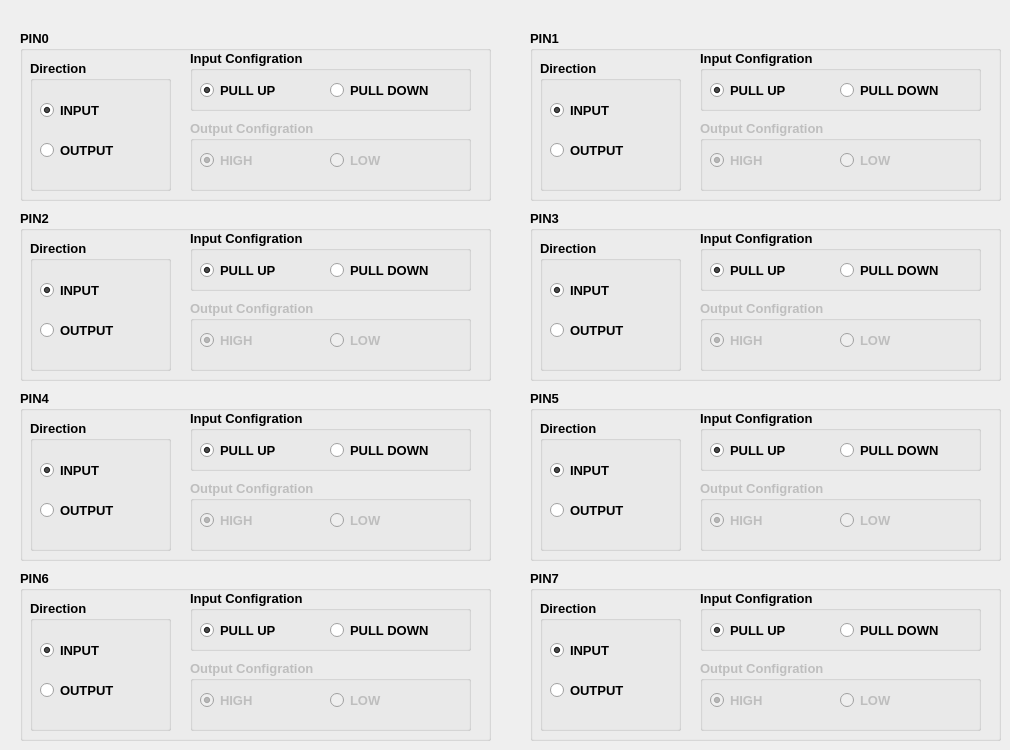
     <widget class="QWidget" name="portB_tab">
      <attribute name="title">
       <string>PORTB</string>
      </attribute>
      <widget class="QGroupBox" name="groupBox_113">
       <property name="geometry">
        <rect>
         <x>530</x>
         <y>210</y>
         <width>471</width>
         <height>171</height>
        </rect>
       </property>
       <property name="font">
        <font>
         <pointsize>10</pointsize>
         <weight>75</weight>
         <bold>true</bold>
        </font>
       </property>
       <property name="title">
        <string>PIN3</string>
       </property>
       <widget class="QGroupBox" name="groupBox_114">
        <property name="geometry">
         <rect>
          <x>10</x>
          <y>30</y>
          <width>141</width>
          <height>131</height>
         </rect>
        </property>
        <property name="title">
         <string>Direction</string>
        </property>
        <widget class="QRadioButton" name="PORTB_PIN3_INPUT_radioButton_1">
         <property name="geometry">
          <rect>
           <x>10</x>
           <y>40</y>
           <width>95</width>
           <height>20</height>
          </rect>
         </property>
         <property name="text">
          <string>INPUT</string>
         </property>
         <property name="checked">
          <bool>true</bool>
         </property>
        </widget>
        <widget class="QRadioButton" name="PORTB_PIN3_OUTPUT_radioButton_1">
         <property name="geometry">
          <rect>
           <x>10</x>
           <y>80</y>
           <width>95</width>
           <height>20</height>
          </rect>
         </property>
         <property name="text">
          <string>OUTPUT</string>
         </property>
        </widget>
       </widget>
       <widget class="QGroupBox" name="groupBox_115">
        <property name="geometry">
         <rect>
          <x>170</x>
          <y>20</y>
          <width>281</width>
          <height>61</height>
         </rect>
        </property>
        <property name="title">
         <string>Input Configration</string>
        </property>
        <widget class="QRadioButton" name="PORTB_PIN3_IN_PULL_UP_radioButton_1">
         <property name="geometry">
          <rect>
           <x>10</x>
           <y>30</y>
           <width>95</width>
           <height>20</height>
          </rect>
         </property>
         <property name="text">
          <string>PULL UP</string>
         </property>
         <property name="checked">
          <bool>true</bool>
         </property>
        </widget>
        <widget class="QRadioButton" name="PORTB_PIN3_IN_PULL_DOWN_radioButton_1">
         <property name="geometry">
          <rect>
           <x>140</x>
           <y>30</y>
           <width>141</width>
           <height>20</height>
          </rect>
         </property>
         <property name="text">
          <string>PULL DOWN</string>
         </property>
        </widget>
       </widget>
       <widget class="QGroupBox" name="groupBox_116">
        <property name="enabled">
         <bool>false</bool>
        </property>
        <property name="geometry">
         <rect>
          <x>170</x>
          <y>90</y>
          <width>281</width>
          <height>71</height>
         </rect>
        </property>
        <property name="title">
         <string>Output Configration</string>
        </property>
        <widget class="QRadioButton" name="PORTB_PIN3_OUT_HIGH_radioButton_1">
         <property name="geometry">
          <rect>
           <x>10</x>
           <y>30</y>
           <width>111</width>
           <height>20</height>
          </rect>
         </property>
         <property name="text">
          <string>HIGH</string>
         </property>
         <property name="checked">
          <bool>true</bool>
         </property>
        </widget>
        <widget class="QRadioButton" name="PORTB_PIN3_OUT_LOW_radioButton_1">
         <property name="geometry">
          <rect>
           <x>140</x>
           <y>30</y>
           <width>95</width>
           <height>20</height>
          </rect>
         </property>
         <property name="text">
          <string>LOW</string>
         </property>
        </widget>
       </widget>
      </widget>
      <widget class="QGroupBox" name="groupBox_105">
       <property name="geometry">
        <rect>
         <x>530</x>
         <y>30</y>
         <width>471</width>
         <height>171</height>
        </rect>
       </property>
       <property name="font">
        <font>
         <pointsize>10</pointsize>
         <weight>75</weight>
         <bold>true</bold>
        </font>
       </property>
       <property name="title">
        <string>PIN1</string>
       </property>
       <widget class="QGroupBox" name="groupBox_106">
        <property name="geometry">
         <rect>
          <x>10</x>
          <y>30</y>
          <width>141</width>
          <height>131</height>
         </rect>
        </property>
        <property name="title">
         <string>Direction</string>
        </property>
        <widget class="QRadioButton" name="PORTB_PIN1_INPUT_radioButton_1">
         <property name="geometry">
          <rect>
           <x>10</x>
           <y>40</y>
           <width>95</width>
           <height>20</height>
          </rect>
         </property>
         <property name="text">
          <string>INPUT</string>
         </property>
         <property name="checked">
          <bool>true</bool>
         </property>
        </widget>
        <widget class="QRadioButton" name="PORTB_PIN1_OUTPUT_radioButton_1">
         <property name="geometry">
          <rect>
           <x>10</x>
           <y>80</y>
           <width>95</width>
           <height>20</height>
          </rect>
         </property>
         <property name="text">
          <string>OUTPUT</string>
         </property>
        </widget>
       </widget>
       <widget class="QGroupBox" name="groupBox_107">
        <property name="geometry">
         <rect>
          <x>170</x>
          <y>20</y>
          <width>281</width>
          <height>61</height>
         </rect>
        </property>
        <property name="title">
         <string>Input Configration</string>
        </property>
        <widget class="QRadioButton" name="PORTB_PIN1_IN_PULL_UP_radioButton_1">
         <property name="geometry">
          <rect>
           <x>10</x>
           <y>30</y>
           <width>95</width>
           <height>20</height>
          </rect>
         </property>
         <property name="text">
          <string>PULL UP</string>
         </property>
         <property name="checked">
          <bool>true</bool>
         </property>
        </widget>
        <widget class="QRadioButton" name="PORTB_PIN1_IN_PULL_DOWN_radioButton_1">
         <property name="geometry">
          <rect>
           <x>140</x>
           <y>30</y>
           <width>141</width>
           <height>20</height>
          </rect>
         </property>
         <property name="text">
          <string>PULL DOWN</string>
         </property>
        </widget>
       </widget>
       <widget class="QGroupBox" name="groupBox_108">
        <property name="enabled">
         <bool>false</bool>
        </property>
        <property name="geometry">
         <rect>
          <x>170</x>
          <y>90</y>
          <width>281</width>
          <height>71</height>
         </rect>
        </property>
        <property name="title">
         <string>Output Configration</string>
        </property>
        <widget class="QRadioButton" name="PORTB_PIN1_OUT_HIGH_radioButton_1">
         <property name="geometry">
          <rect>
           <x>10</x>
           <y>30</y>
           <width>111</width>
           <height>20</height>
          </rect>
         </property>
         <property name="text">
          <string>HIGH</string>
         </property>
         <property name="checked">
          <bool>true</bool>
         </property>
        </widget>
        <widget class="QRadioButton" name="PORTB_PIN1_OUT_LOW_radioButton_1">
         <property name="geometry">
          <rect>
           <x>140</x>
           <y>30</y>
           <width>95</width>
           <height>20</height>
          </rect>
         </property>
         <property name="text">
          <string>LOW</string>
         </property>
        </widget>
       </widget>
      </widget>
      <widget class="QGroupBox" name="groupBox_97">
       <property name="geometry">
        <rect>
         <x>20</x>
         <y>210</y>
         <width>471</width>
         <height>171</height>
        </rect>
       </property>
       <property name="font">
        <font>
         <pointsize>10</pointsize>
         <weight>75</weight>
         <bold>true</bold>
        </font>
       </property>
       <property name="title">
        <string>PIN2</string>
       </property>
       <widget class="QGroupBox" name="groupBox_98">
        <property name="geometry">
         <rect>
          <x>10</x>
          <y>30</y>
          <width>141</width>
          <height>131</height>
         </rect>
        </property>
        <property name="title">
         <string>Direction</string>
        </property>
        <widget class="QRadioButton" name="PORTB_PIN2_INPUT_radioButton_1">
         <property name="geometry">
          <rect>
           <x>10</x>
           <y>40</y>
           <width>95</width>
           <height>20</height>
          </rect>
         </property>
         <property name="text">
          <string>INPUT</string>
         </property>
         <property name="checked">
          <bool>true</bool>
         </property>
        </widget>
        <widget class="QRadioButton" name="PORTB_PIN2_OUTPUT_radioButton_1">
         <property name="geometry">
          <rect>
           <x>10</x>
           <y>80</y>
           <width>95</width>
           <height>20</height>
          </rect>
         </property>
         <property name="text">
          <string>OUTPUT</string>
         </property>
         <property name="checked">
          <bool>false</bool>
         </property>
        </widget>
       </widget>
       <widget class="QGroupBox" name="groupBox_99">
        <property name="geometry">
         <rect>
          <x>170</x>
          <y>20</y>
          <width>281</width>
          <height>61</height>
         </rect>
        </property>
        <property name="title">
         <string>Input Configration</string>
        </property>
        <widget class="QRadioButton" name="PORTB_PIN2_IN_PULL_UP_radioButton_1">
         <property name="geometry">
          <rect>
           <x>10</x>
           <y>30</y>
           <width>95</width>
           <height>20</height>
          </rect>
         </property>
         <property name="text">
          <string>PULL UP</string>
         </property>
         <property name="checked">
          <bool>true</bool>
         </property>
        </widget>
        <widget class="QRadioButton" name="PORTB_PIN2_IN_PULL_DOWN_radioButton_1">
         <property name="geometry">
          <rect>
           <x>140</x>
           <y>30</y>
           <width>141</width>
           <height>20</height>
          </rect>
         </property>
         <property name="text">
          <string>PULL DOWN</string>
         </property>
        </widget>
       </widget>
       <widget class="QGroupBox" name="groupBox_100">
        <property name="enabled">
         <bool>false</bool>
        </property>
        <property name="geometry">
         <rect>
          <x>170</x>
          <y>90</y>
          <width>281</width>
          <height>71</height>
         </rect>
        </property>
        <property name="title">
         <string>Output Configration</string>
        </property>
        <widget class="QRadioButton" name="PORTB_PIN2_OUT_HIGH_radioButton_1">
         <property name="geometry">
          <rect>
           <x>10</x>
           <y>30</y>
           <width>111</width>
           <height>20</height>
          </rect>
         </property>
         <property name="text">
          <string>HIGH</string>
         </property>
         <property name="checked">
          <bool>true</bool>
         </property>
        </widget>
        <widget class="QRadioButton" name="PORTB_PIN2_OUT_LOW_radioButton_1">
         <property name="geometry">
          <rect>
           <x>140</x>
           <y>30</y>
           <width>95</width>
           <height>20</height>
          </rect>
         </property>
         <property name="text">
          <string>LOW</string>
         </property>
        </widget>
       </widget>
      </widget>
      <widget class="QGroupBox" name="groupBox_101">
       <property name="geometry">
        <rect>
         <x>530</x>
         <y>390</y>
         <width>471</width>
         <height>171</height>
        </rect>
       </property>
       <property name="font">
        <font>
         <pointsize>10</pointsize>
         <weight>75</weight>
         <bold>true</bold>
        </font>
       </property>
       <property name="title">
        <string>PIN5</string>
       </property>
       <widget class="QGroupBox" name="groupBox_102">
        <property name="geometry">
         <rect>
          <x>10</x>
          <y>30</y>
          <width>141</width>
          <height>131</height>
         </rect>
        </property>
        <property name="title">
         <string>Direction</string>
        </property>
        <widget class="QRadioButton" name="PORTB_PIN5_INPUT_radioButton_1">
         <property name="geometry">
          <rect>
           <x>10</x>
           <y>40</y>
           <width>95</width>
           <height>20</height>
          </rect>
         </property>
         <property name="text">
          <string>INPUT</string>
         </property>
         <property name="checked">
          <bool>true</bool>
         </property>
        </widget>
        <widget class="QRadioButton" name="PORTB_PIN5_OUTPUT_radioButton_1">
         <property name="geometry">
          <rect>
           <x>10</x>
           <y>80</y>
           <width>95</width>
           <height>20</height>
          </rect>
         </property>
         <property name="text">
          <string>OUTPUT</string>
         </property>
        </widget>
       </widget>
       <widget class="QGroupBox" name="groupBox_103">
        <property name="geometry">
         <rect>
          <x>170</x>
          <y>20</y>
          <width>281</width>
          <height>61</height>
         </rect>
        </property>
        <property name="title">
         <string>Input Configration</string>
        </property>
        <widget class="QRadioButton" name="PORTB_PIN5_IN_PULL_UP_radioButton_1">
         <property name="geometry">
          <rect>
           <x>10</x>
           <y>30</y>
           <width>95</width>
           <height>20</height>
          </rect>
         </property>
         <property name="text">
          <string>PULL UP</string>
         </property>
         <property name="checked">
          <bool>true</bool>
         </property>
        </widget>
        <widget class="QRadioButton" name="PORTB_PIN5_IN_PULL_DOWN_radioButton_1">
         <property name="geometry">
          <rect>
           <x>140</x>
           <y>30</y>
           <width>141</width>
           <height>20</height>
          </rect>
         </property>
         <property name="text">
          <string>PULL DOWN</string>
         </property>
        </widget>
       </widget>
       <widget class="QGroupBox" name="groupBox_104">
        <property name="enabled">
         <bool>false</bool>
        </property>
        <property name="geometry">
         <rect>
          <x>170</x>
          <y>90</y>
          <width>281</width>
          <height>71</height>
         </rect>
        </property>
        <property name="title">
         <string>Output Configration</string>
        </property>
        <widget class="QRadioButton" name="PORTB_PIN5_OUT_HIGH_radioButton_1">
         <property name="geometry">
          <rect>
           <x>10</x>
           <y>30</y>
           <width>111</width>
           <height>20</height>
          </rect>
         </property>
         <property name="text">
          <string>HIGH</string>
         </property>
         <property name="checked">
          <bool>true</bool>
         </property>
        </widget>
        <widget class="QRadioButton" name="PORTB_PIN5_OUT_LOW_radioButton_1">
         <property name="geometry">
          <rect>
           <x>140</x>
           <y>30</y>
           <width>95</width>
           <height>20</height>
          </rect>
         </property>
         <property name="text">
          <string>LOW</string>
         </property>
        </widget>
       </widget>
      </widget>
      <widget class="QGroupBox" name="groupBox_89">
       <property name="geometry">
        <rect>
         <x>20</x>
         <y>390</y>
         <width>471</width>
         <height>171</height>
        </rect>
       </property>
       <property name="font">
        <font>
         <pointsize>10</pointsize>
         <weight>75</weight>
         <bold>true</bold>
        </font>
       </property>
       <property name="title">
        <string>PIN4</string>
       </property>
       <widget class="QGroupBox" name="groupBox_90">
        <property name="geometry">
         <rect>
          <x>10</x>
          <y>30</y>
          <width>141</width>
          <height>131</height>
         </rect>
        </property>
        <property name="title">
         <string>Direction</string>
        </property>
        <widget class="QRadioButton" name="PORTB_PIN4_INPUT_radioButton_1">
         <property name="geometry">
          <rect>
           <x>10</x>
           <y>40</y>
           <width>95</width>
           <height>20</height>
          </rect>
         </property>
         <property name="text">
          <string>INPUT</string>
         </property>
         <property name="checked">
          <bool>true</bool>
         </property>
        </widget>
        <widget class="QRadioButton" name="PORTB_PIN4_OUTPUT_radioButton_1">
         <property name="geometry">
          <rect>
           <x>10</x>
           <y>80</y>
           <width>95</width>
           <height>20</height>
          </rect>
         </property>
         <property name="text">
          <string>OUTPUT</string>
         </property>
        </widget>
       </widget>
       <widget class="QGroupBox" name="groupBox_91">
        <property name="geometry">
         <rect>
          <x>170</x>
          <y>20</y>
          <width>281</width>
          <height>61</height>
         </rect>
        </property>
        <property name="title">
         <string>Input Configration</string>
        </property>
        <widget class="QRadioButton" name="PORTB_PIN4_IN_PULL_UP_radioButton_1">
         <property name="geometry">
          <rect>
           <x>10</x>
           <y>30</y>
           <width>95</width>
           <height>20</height>
          </rect>
         </property>
         <property name="text">
          <string>PULL UP</string>
         </property>
         <property name="checked">
          <bool>true</bool>
         </property>
        </widget>
        <widget class="QRadioButton" name="PORTB_PIN4_IN_PULL_DOWN_radioButton_1">
         <property name="geometry">
          <rect>
           <x>140</x>
           <y>30</y>
           <width>141</width>
           <height>20</height>
          </rect>
         </property>
         <property name="text">
          <string>PULL DOWN</string>
         </property>
        </widget>
       </widget>
       <widget class="QGroupBox" name="groupBox_92">
        <property name="enabled">
         <bool>false</bool>
        </property>
        <property name="geometry">
         <rect>
          <x>170</x>
          <y>90</y>
          <width>281</width>
          <height>71</height>
         </rect>
        </property>
        <property name="title">
         <string>Output Configration</string>
        </property>
        <widget class="QRadioButton" name="PORTB_PIN4_OUT_HIGH_radioButton_1">
         <property name="geometry">
          <rect>
           <x>10</x>
           <y>30</y>
           <width>111</width>
           <height>20</height>
          </rect>
         </property>
         <property name="text">
          <string>HIGH</string>
         </property>
         <property name="checked">
          <bool>true</bool>
         </property>
        </widget>
        <widget class="QRadioButton" name="PORTB_PIN4_OUT_LOW_radioButton_1">
         <property name="geometry">
          <rect>
           <x>140</x>
           <y>30</y>
           <width>95</width>
           <height>20</height>
          </rect>
         </property>
         <property name="text">
          <string>LOW</string>
         </property>
        </widget>
       </widget>
      </widget>
      <widget class="QGroupBox" name="groupBox_85">
       <property name="geometry">
        <rect>
         <x>530</x>
         <y>570</y>
         <width>471</width>
         <height>171</height>
        </rect>
       </property>
       <property name="font">
        <font>
         <pointsize>10</pointsize>
         <weight>75</weight>
         <bold>true</bold>
        </font>
       </property>
       <property name="title">
        <string>PIN7</string>
       </property>
       <widget class="QGroupBox" name="groupBox_86">
        <property name="geometry">
         <rect>
          <x>10</x>
          <y>30</y>
          <width>141</width>
          <height>131</height>
         </rect>
        </property>
        <property name="title">
         <string>Direction</string>
        </property>
        <widget class="QRadioButton" name="PORTB_PIN7_INPUT_radioButton_1">
         <property name="geometry">
          <rect>
           <x>10</x>
           <y>40</y>
           <width>95</width>
           <height>20</height>
          </rect>
         </property>
         <property name="text">
          <string>INPUT</string>
         </property>
         <property name="checked">
          <bool>true</bool>
         </property>
        </widget>
        <widget class="QRadioButton" name="PORTB_PIN7_OUTPUT_radioButton_1">
         <property name="geometry">
          <rect>
           <x>10</x>
           <y>80</y>
           <width>95</width>
           <height>20</height>
          </rect>
         </property>
         <property name="text">
          <string>OUTPUT</string>
         </property>
        </widget>
       </widget>
       <widget class="QGroupBox" name="groupBox_87">
        <property name="geometry">
         <rect>
          <x>170</x>
          <y>20</y>
          <width>281</width>
          <height>61</height>
         </rect>
        </property>
        <property name="title">
         <string>Input Configration</string>
        </property>
        <widget class="QRadioButton" name="PORTB_PIN7_IN_PULL_UP_radioButton_1">
         <property name="geometry">
          <rect>
           <x>10</x>
           <y>30</y>
           <width>95</width>
           <height>20</height>
          </rect>
         </property>
         <property name="text">
          <string>PULL UP</string>
         </property>
         <property name="checked">
          <bool>true</bool>
         </property>
        </widget>
        <widget class="QRadioButton" name="PORTB_PIN7_IN_PULL_DOWN_radioButton_1">
         <property name="geometry">
          <rect>
           <x>140</x>
           <y>30</y>
           <width>141</width>
           <height>20</height>
          </rect>
         </property>
         <property name="text">
          <string>PULL DOWN</string>
         </property>
        </widget>
       </widget>
       <widget class="QGroupBox" name="groupBox_88">
        <property name="enabled">
         <bool>false</bool>
        </property>
        <property name="geometry">
         <rect>
          <x>170</x>
          <y>90</y>
          <width>281</width>
          <height>71</height>
         </rect>
        </property>
        <property name="title">
         <string>Output Configration</string>
        </property>
        <widget class="QRadioButton" name="PORTB_PIN7_OUT_HIGH_radioButton_1">
         <property name="geometry">
          <rect>
           <x>10</x>
           <y>30</y>
           <width>111</width>
           <height>20</height>
          </rect>
         </property>
         <property name="text">
          <string>HIGH</string>
         </property>
         <property name="checked">
          <bool>true</bool>
         </property>
        </widget>
        <widget class="QRadioButton" name="PORTB_PIN7_OUT_LOW_radioButton_1">
         <property name="geometry">
          <rect>
           <x>140</x>
           <y>30</y>
           <width>95</width>
           <height>20</height>
          </rect>
         </property>
         <property name="text">
          <string>LOW</string>
         </property>
        </widget>
       </widget>
      </widget>
      <widget class="QGroupBox" name="groupBox_109">
       <property name="geometry">
        <rect>
         <x>20</x>
         <y>570</y>
         <width>471</width>
         <height>171</height>
        </rect>
       </property>
       <property name="font">
        <font>
         <pointsize>10</pointsize>
         <weight>75</weight>
         <bold>true</bold>
        </font>
       </property>
       <property name="title">
        <string>PIN6</string>
       </property>
       <widget class="QGroupBox" name="groupBox_110">
        <property name="geometry">
         <rect>
          <x>10</x>
          <y>30</y>
          <width>141</width>
          <height>131</height>
         </rect>
        </property>
        <property name="title">
         <string>Direction</string>
        </property>
        <widget class="QRadioButton" name="PORTB_PIN6_INPUT_radioButton_1">
         <property name="geometry">
          <rect>
           <x>10</x>
           <y>40</y>
           <width>95</width>
           <height>20</height>
          </rect>
         </property>
         <property name="text">
          <string>INPUT</string>
         </property>
         <property name="checked">
          <bool>true</bool>
         </property>
        </widget>
        <widget class="QRadioButton" name="PORTB_PIN6_OUTPUT_radioButton_1">
         <property name="geometry">
          <rect>
           <x>10</x>
           <y>80</y>
           <width>95</width>
           <height>20</height>
          </rect>
         </property>
         <property name="text">
          <string>OUTPUT</string>
         </property>
        </widget>
       </widget>
       <widget class="QGroupBox" name="groupBox_111">
        <property name="geometry">
         <rect>
          <x>170</x>
          <y>20</y>
          <width>281</width>
          <height>61</height>
         </rect>
        </property>
        <property name="title">
         <string>Input Configration</string>
        </property>
        <widget class="QRadioButton" name="PORTB_PIN6_IN_PULL_UP_radioButton_1">
         <property name="geometry">
          <rect>
           <x>10</x>
           <y>30</y>
           <width>95</width>
           <height>20</height>
          </rect>
         </property>
         <property name="text">
          <string>PULL UP</string>
         </property>
         <property name="checked">
          <bool>true</bool>
         </property>
        </widget>
        <widget class="QRadioButton" name="PORTB_PIN6_IN_PULL_DOWN_radioButton_1">
         <property name="geometry">
          <rect>
           <x>140</x>
           <y>30</y>
           <width>141</width>
           <height>20</height>
          </rect>
         </property>
         <property name="text">
          <string>PULL DOWN</string>
         </property>
        </widget>
       </widget>
       <widget class="QGroupBox" name="groupBox_112">
        <property name="enabled">
         <bool>false</bool>
        </property>
        <property name="geometry">
         <rect>
          <x>170</x>
          <y>90</y>
          <width>281</width>
          <height>71</height>
         </rect>
        </property>
        <property name="title">
         <string>Output Configration</string>
        </property>
        <widget class="QRadioButton" name="PORTB_PIN6_OUT_HIGH_radioButton_1">
         <property name="geometry">
          <rect>
           <x>10</x>
           <y>30</y>
           <width>111</width>
           <height>20</height>
          </rect>
         </property>
         <property name="text">
          <string>HIGH</string>
         </property>
         <property name="checked">
          <bool>true</bool>
         </property>
        </widget>
        <widget class="QRadioButton" name="PORTB_PIN6_OUT_LOW_radioButton_1">
         <property name="geometry">
          <rect>
           <x>140</x>
           <y>30</y>
           <width>95</width>
           <height>20</height>
          </rect>
         </property>
         <property name="text">
          <string>LOW</string>
         </property>
        </widget>
       </widget>
      </widget>
      <widget class="QGroupBox" name="groupBox_93">
       <property name="geometry">
        <rect>
         <x>20</x>
         <y>30</y>
         <width>471</width>
         <height>171</height>
        </rect>
       </property>
       <property name="font">
        <font>
         <pointsize>10</pointsize>
         <weight>75</weight>
         <bold>true</bold>
        </font>
       </property>
       <property name="title">
        <string>PIN0</string>
       </property>
       <widget class="QGroupBox" name="groupBox_94">
        <property name="geometry">
         <rect>
          <x>10</x>
          <y>30</y>
          <width>141</width>
          <height>131</height>
         </rect>
        </property>
        <property name="title">
         <string>Direction</string>
        </property>
        <widget class="QRadioButton" name="PORTB_PIN0_INPUT_radioButton_1">
         <property name="geometry">
          <rect>
           <x>10</x>
           <y>40</y>
           <width>95</width>
           <height>20</height>
          </rect>
         </property>
         <property name="text">
          <string>INPUT</string>
         </property>
         <property name="checked">
          <bool>true</bool>
         </property>
        </widget>
        <widget class="QRadioButton" name="PORTB_PIN0_OUTPUT_radioButton_1">
         <property name="geometry">
          <rect>
           <x>10</x>
           <y>80</y>
           <width>95</width>
           <height>20</height>
          </rect>
         </property>
         <property name="text">
          <string>OUTPUT</string>
         </property>
        </widget>
       </widget>
       <widget class="QGroupBox" name="groupBox_95">
        <property name="geometry">
         <rect>
          <x>170</x>
          <y>20</y>
          <width>281</width>
          <height>61</height>
         </rect>
        </property>
        <property name="title">
         <string>Input Configration</string>
        </property>
        <widget class="QRadioButton" name="PORTB_PIN0_IN_PULL_UP_radioButton_1">
         <property name="geometry">
          <rect>
           <x>10</x>
           <y>30</y>
           <width>95</width>
           <height>20</height>
          </rect>
         </property>
         <property name="text">
          <string>PULL UP</string>
         </property>
         <property name="checked">
          <bool>true</bool>
         </property>
        </widget>
        <widget class="QRadioButton" name="PORTB_PIN0_IN_PULL_DOWN_radioButton_1">
         <property name="geometry">
          <rect>
           <x>140</x>
           <y>30</y>
           <width>141</width>
           <height>20</height>
          </rect>
         </property>
         <property name="text">
          <string>PULL DOWN</string>
         </property>
        </widget>
       </widget>
       <widget class="QGroupBox" name="groupBox_96">
        <property name="enabled">
         <bool>false</bool>
        </property>
        <property name="geometry">
         <rect>
          <x>170</x>
          <y>90</y>
          <width>281</width>
          <height>71</height>
         </rect>
        </property>
        <property name="title">
         <string>Output Configration</string>
        </property>
        <widget class="QRadioButton" name="PORTB_PIN0_OUT_HIGH_radioButton_1">
         <property name="geometry">
          <rect>
           <x>10</x>
           <y>30</y>
           <width>111</width>
           <height>20</height>
          </rect>
         </property>
         <property name="text">
          <string>HIGH</string>
         </property>
         <property name="checked">
          <bool>true</bool>
         </property>
        </widget>
        <widget class="QRadioButton" name="PORTB_PIN0_OUT_LOW_radioButton_1">
         <property name="geometry">
          <rect>
           <x>140</x>
           <y>30</y>
           <width>95</width>
           <height>20</height>
          </rect>
         </property>
         <property name="text">
          <string>LOW</string>
         </property>
        </widget>
       </widget>
      </widget>
     </widget>
